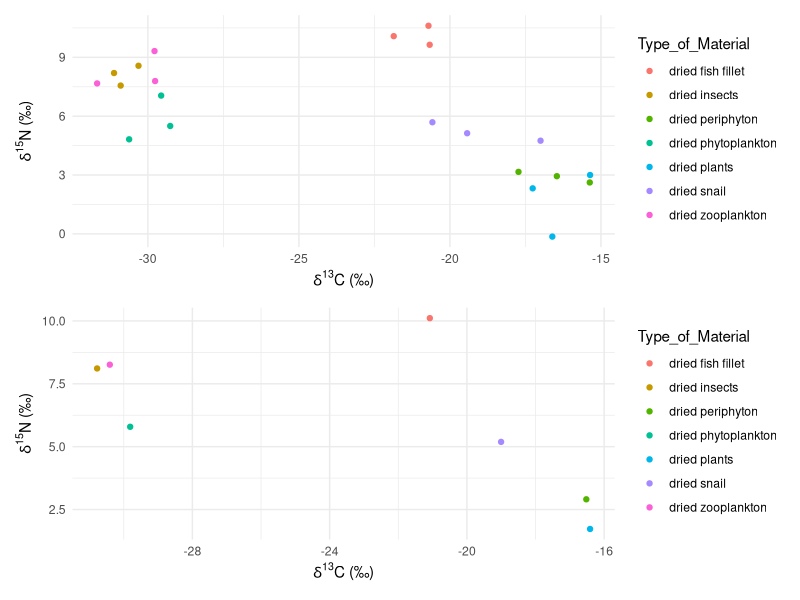
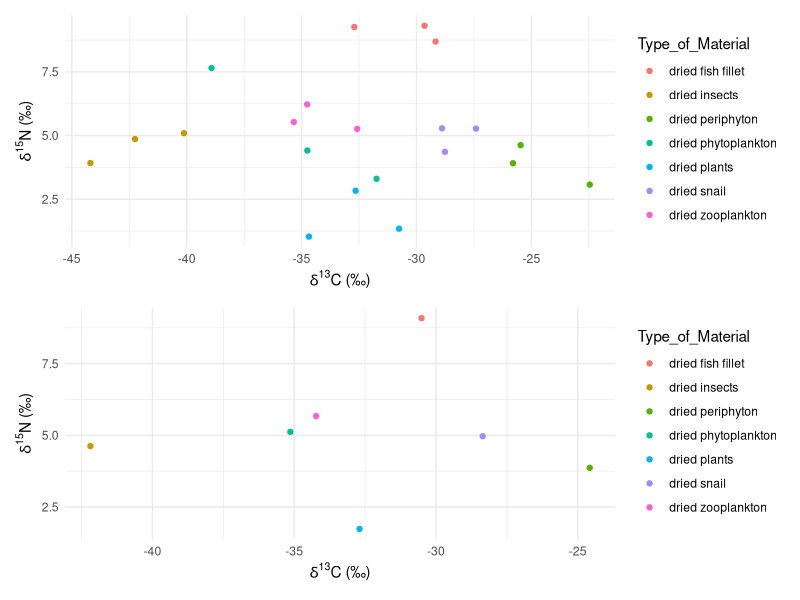
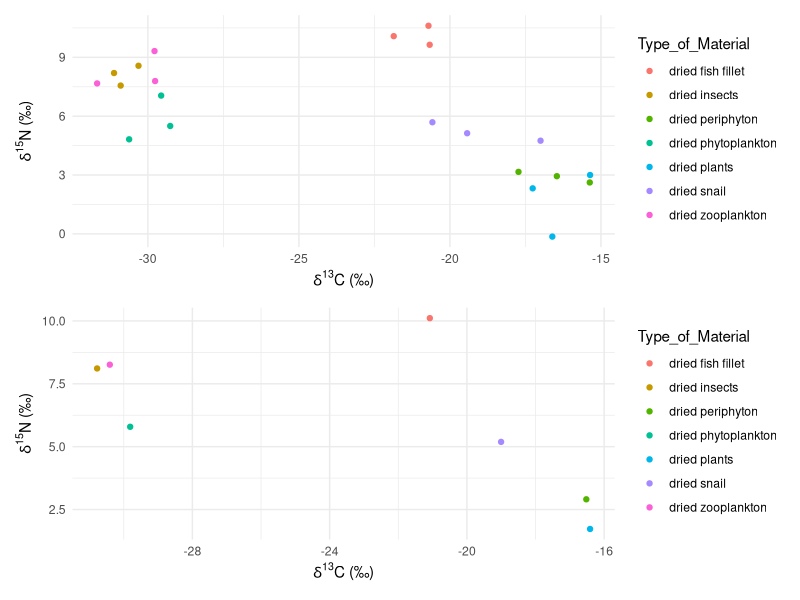
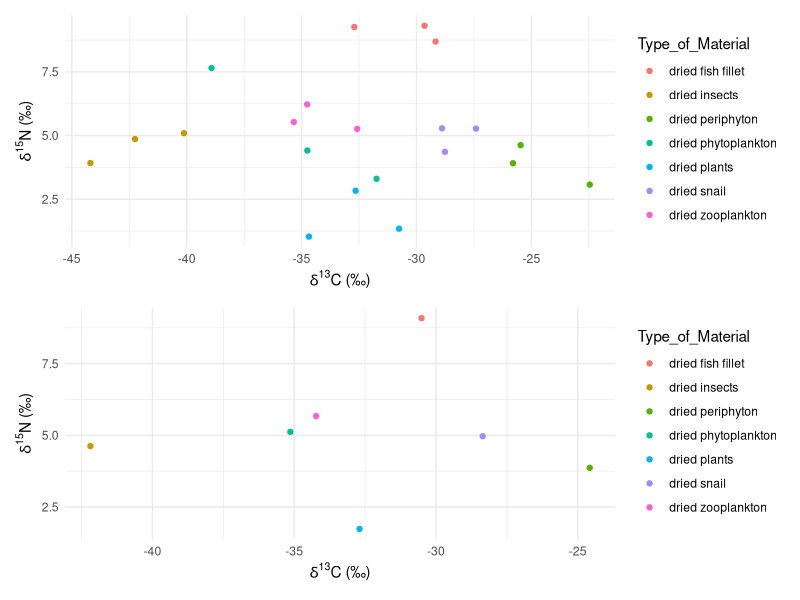

These figures' R source, in order:
# This script takes preliminary C & N isotope data from Angle and Killarny lakes
# and plots them

library(tidyverse) # this package is for data wrangling and tidying
library(ggplot2) # this package is for plotting
library(patchwork) # this package is for making multipanel plots

alldata.messy <-read_csv("AngKilCN.csv")
head(alldata.messy)

#First I need to go through the sample ID
# and add a column to separate the lakes by a unique ID.
alldata.messy[grep("ANG", alldata.messy$Sample_ID),"Lake"] <- "Angle"
alldata.messy[grep("KIL", alldata.messy$Sample_ID),"Lake"] <- "Killarney"

#I'm going to make different data sets for each lake.
##now I'm going to consolodate these values into a mean and SD


#Angle
AngleCN <- alldata.messy %>% 
  select(Sample_ID, Type_of_Material, d13C_VPDB, d15N_air, Lake) %>% 
  filter(Lake == "Angle")

summaryANG <-AngleCN %>% 
  group_by(Type_of_Material) %>% 
  summarize(aveC = mean(d13C_VPDB),
            aveN = mean(d15N_air),
            sdC = sd(d13C_VPDB),
            sdN = sd(d15N_air))

#Killarney
KilCN <- alldata.messy %>% 
  select(Sample_ID, Type_of_Material, d13C_VPDB, d15N_air, Lake) %>% 
  filter(Lake == "Killarney")

summaryKIL <-KilCN %>% 
  group_by(Type_of_Material) %>% 
  summarize(aveC = mean(d13C_VPDB),
            aveN = mean(d15N_air),
            sdC = sd(d13C_VPDB),
            sdN = sd(d15N_air))


#all individual samples, basic plots
# In my opinion these are too busy.
pA<-ggplot(data = AngleCN, aes(x = d13C_VPDB, 
                         y = d15N_air, 
                           color = Type_of_Material)) +
  geom_point() +
  theme_minimal() +
  labs(x = expression(paste(delta^{13}, "C (\u2030)")),
       y = expression(paste(delta^{15}, "N (\u2030)")))

pK<-ggplot(data = KilCN, aes(x = d13C_VPDB, y = d15N_air, color = Type_of_Material)) +
  geom_point() +
  theme_minimal() +
  labs(x = expression(paste(delta^{13}, "C (\u2030)")),
       y = expression(paste(delta^{15}, "N (\u2030)")))

##Summary plots
pAsum<-ggplot(data = summaryANG, 
       aes(x = aveC, 
           y = aveN, 
           color = Type_of_Material)) +
  geom_point() +
  theme_minimal() +
  labs(x = expression(paste(delta^{13}, "C (\u2030)")),
       y = expression(paste(delta^{15}, "N (\u2030)")))

pKsum<-ggplot(data = summaryKIL, 
       aes(x = aveC, 
           y = aveN, 
           color = Type_of_Material)) +
  geom_point() +
  theme_minimal() +
  labs(x = expression(paste(delta^{13}, "C (\u2030)")),
       y = expression(paste(delta^{15}, "N (\u2030)")))

pA/pAsum #this stacks the Angle lakes plots
ggsave("AngleLake.png")

pK/pKsum #this stacks the Killarney lake plots
ggsave("KillarneyLake.png")



